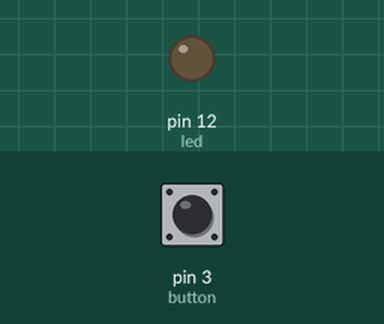
Bench run of a sketch on a simulated Arduino Uno, built with avr-gcc and run on an emulated ATmega328P. Parts: output pins drawn as LEDs (lit = HIGH). The inputs (shaded band) are chosen by the test bench; at power-on: pin 3 (button) HIGH.

Above: at 1.2 s.
1.3 s: pin 3 (button) pulled LOW for 0.15 s
At 1.37 s:
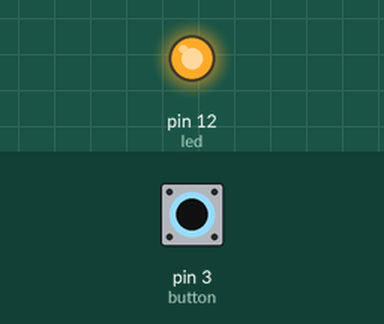
2.9 s: pin 3 (button) pulled LOW for 3.2 s
At 7.2 s:
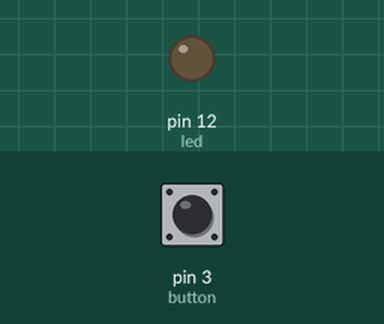
Timing chart, 0 to 8.7 s (numbered marks = the images above; inputs shaded):
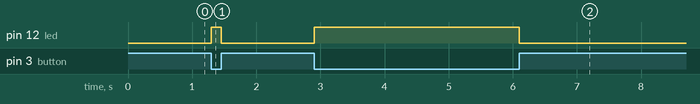

Measured:
- after the input at 1.3 s, pin 12 (led): LOW → HIGH at once, → LOW 0.15 s later
- after the input at 2.9 s, pin 12 (led): LOW → HIGH at once, → LOW 3.2 s later

The sketch:

3.10.7_Vidu1.ino
```cpp
int button = 3;
int led = 12;
void setup() {
  pinMode(button, INPUT);  //Cài đặt chân D3 ở trạng thái đọc dữ liệu
  pinMode(led,OUTPUT); // Cài đặt chân D12 dưới dạng OUTPUT
}

void loop() {
  int buttonStatus = digitalRead(button);    //Đọc trạng thái button
  if (buttonStatus == LOW) { // Nếu mà button bị nhấn
    digitalWrite(led,HIGH); // Đèn led sáng
  } else { // ngược lại
    digitalWrite(led,LOW);  //Đèn led tắt
  }
}
```
